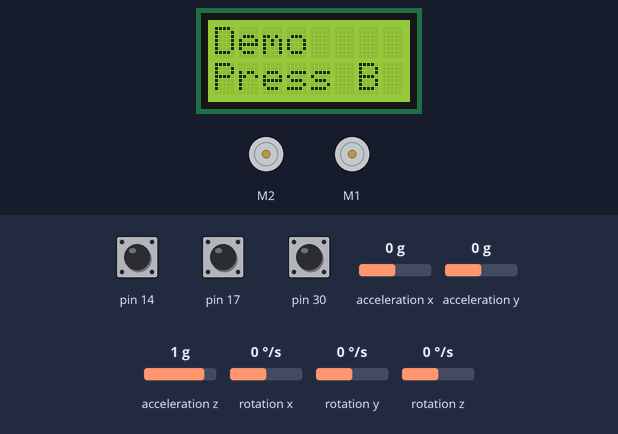
A sketch run on a simulated Arduino Leonardo, built with avr-gcc and run on an emulated ATmega32U4. On the bench: 8×2 character LCD, 2 × DC motor (green arrow = forward, orange = backward, longer = faster). The inputs (shaded band) are chosen by the test bench; at power-on: pin 30 HIGH, pin 17 HIGH, pin 14 HIGH, acceleration x 0 g, acceleration y 0 g, acceleration z 1 g, rotation x 0 °/s, rotation y 0 °/s, rotation z 0 °/s. What the sketch prints to the serial monitor is not drawn.

Above: at 0.8 s.
0.9 s: pin 30 pulled LOW for 0.15 s
At 2.2 s:
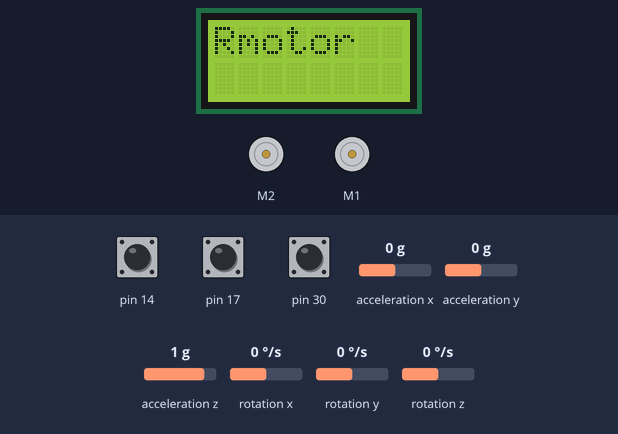
2.5 s: pin 17 pulled LOW for 0.15 s
At 3.2 s:
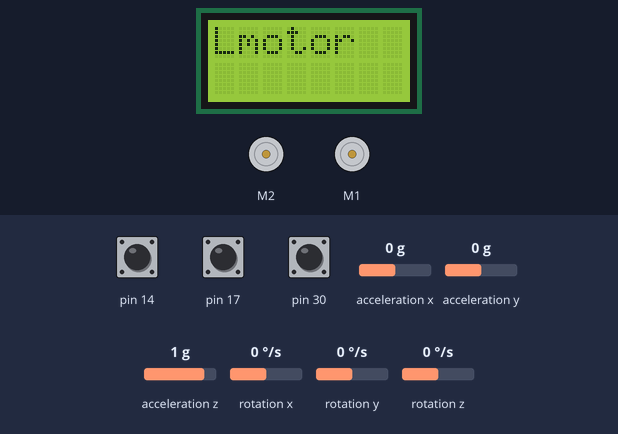
5.6 s: pin 17 pulled LOW for 1 s
At 6.8 s:
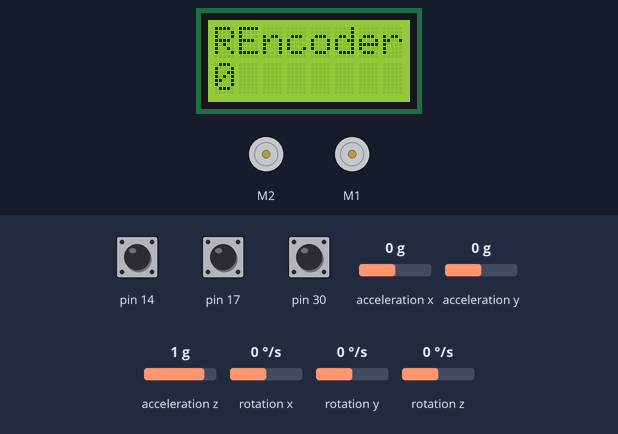
8.1 s: pin 17 pulled LOW for 0.15 s
At 8.7 s:
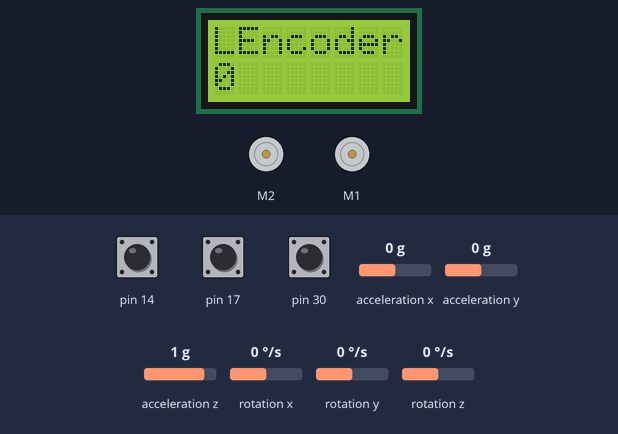
9.7 s: pin 17 pulled LOW for 3.2 s
At 10.6 s:
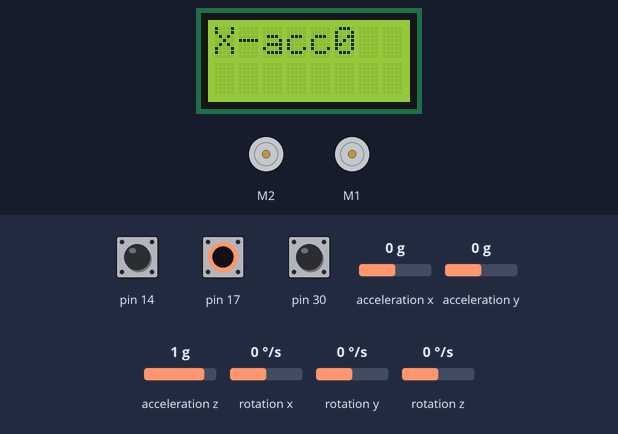
14.4 s: pin 17 pulled LOW for 0.15 s
At 15.0 s:
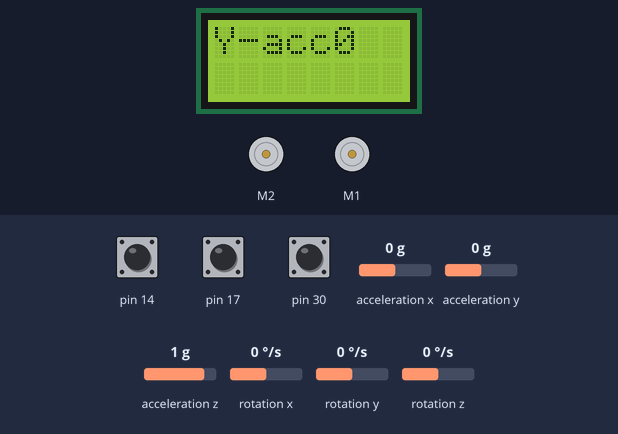
Timing chart, 0 to 17.0 s (numbered marks = the images above; inputs shaded):
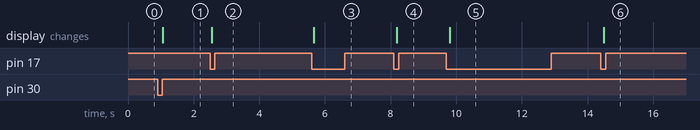

The sketch:

ME311Project.ino
```cpp
/* Student Names: M. S. and T. R.
 MicroProcessor Assignment : This assignmnet enbales the user to select items from a menu and perform various functions on the Zumo32U4 robot.
 It records acceleration in x, y and z coordinates using the LSM303 function and moves the robot forward in both Right and Left direction using motor function.
 It also records data from the encoders using encoders function and has a buzzer and an LED function.

==This project was influenced or inspired by Arduino Library examples such as BuzzerBasics, BlinkLEDs, MotorTest, Encoders and InertialSensors. */

//Inlcudes Libraries
#include <Wire.h> // for comapss function
#include <Zumo32U4.h> // all robot commands

// These objects provide access to the Zumo 32U4's
// on-board buttons.
Zumo32U4ButtonA buttonA;
Zumo32U4ButtonB buttonB;
Zumo32U4ButtonC buttonC;
Zumo32U4LCD lcd;
Zumo32U4Motors motors;
Zumo32U4Encoders encoders;
LSM303 compass;
Zumo32U4Buzzer buzzer;

// Declaring menu integer to be used in switch case statements.
int menu=1;

// A function that only runs once before all other functions.
void setup()
 {
    // Initializes communication with the compass function
    Wire.begin();
    if (!compass.init()) // if statement that alerts the user when compass is not initialized
      {
        // When Red LED is on it means the compass is not detected by the robot.
        ledRed(1);
      }
    //Enables deafult settings for compass
    compass.enableDefault();

     lcd.clear(); //clears screen
     lcd.print("Demo"); // prints message on screen
     lcd.gotoXY(0,1);
     lcd.print("Press B");

     buttonB.waitForButton(); // waits for the user to press button B

     lcd.clear();
 }

// Loop function that contains the switch statements for the menu.
void loop()
 {
    lcd.clear();
    switch (menu)

  {
    //This case is responsible for turning on the Right Motor
      case 1:

         lcd.print("Rmotor");

           if (buttonB.isPressed())
            {
                // Whenever the button B is pressed, turn on the Right Motor
                int speed=200; // Initialize speed of the motor
                motors.setRightSpeed(speed); //setting speed of the right motor
                delay(2);// adds a delay of 2 milliseconds
            }
            else
            {
                // Whenever the button is not pressed, turn off the Right Motor
                motors.setRightSpeed(0);
                delay(2);
            }

            //The getSingleDebouncedPress function only records one value and discards other signals from the buttons.
            if(buttonC.getSingleDebouncedPress())
            {
               menu=menu+1; //When button c is pressed the next item on menu is displayed
            }

            if(buttonA.getSingleDebouncedPress())
            {
               menu=9; // when button A is pressed the item 9 is displayed.
            }

          break;

  // This case is responsible for turning on the Left Motor
    case 2:

        lcd.print("Lmotor");

          if (buttonB.isPressed())
            {
                int speed=200;
                motors.setLeftSpeed(speed);
                delay(2);
            }
          else
            {
                motors.setLeftSpeed(0);
                delay(2);
            }


          if(buttonC.getSingleDebouncedPress())
            {
                menu=menu+1;
            }

          if(buttonA.getSingleDebouncedPress())
            {
                menu=menu-1;
            }

          break;

// This case is responsible for recording how many times the Right Motor moves.
    case 3:

       lcd.print("REncoder");
       lcd.gotoXY(0,1);
       lcd.print(encoders.getCountsRight()); //gets record from encoders function and prints on the screen.

          if(buttonC.getSingleDebouncedPress())
            {
               menu=menu+1;
            }

            if(buttonA.getSingleDebouncedPress())
            {
               menu=menu-1;
            }

     break;

 // This case is reponsible to record data from the Left encoder.
    case 4:

    lcd.print("LEncoder");
    lcd.gotoXY(0,1);
    lcd.print(encoders.getCountsLeft());

         if(buttonC.getSingleDebouncedPress())
           {
               menu=menu+1;
           }

           if(buttonA.getSingleDebouncedPress())
           {
              menu=menu-1;
           }

     break;

 // This case is responsible to record raw value of acceleration in the x coordinate.
    case 5:

     lcd.print("X-acc");
     compass.read(); // Reads data from the compass
     lcd.print(compass.a.x);// Prints raw value of accelerometer (of X coordinate)

         if(buttonC.getSingleDebouncedPress())
           {
              menu=menu+1;
           }

           if(buttonA.getSingleDebouncedPress())
           {
              menu=menu-1;
           }

      break;

  // This case is responsible to record raw value of acceleration in the y coordinate.
     case 6:

      lcd.print("Y-acc");
      compass.read();
      lcd.print(compass.a.y);

        if(buttonC.getSingleDebouncedPress())
          {
             menu=menu+1;
          }

          if(buttonA.getSingleDebouncedPress())
          {
             menu=menu-1;
          }

     break;

   // This case is responsible to record raw value of acceleration in the z coordinate.
    case 7:

      lcd.print("Z-acc");
      compass.read();
      lcd.print(compass.a.z);

        if(buttonC.getSingleDebouncedPress())
          {
             menu=menu+1;
          }

         if(buttonA.getSingleDebouncedPress())
          {
             menu=menu-1;
          }
    break;

 // This case is responsible to play the Buzzer when Button B is pressed.
    case 8:

      lcd.print("Buzzer");

        if (buttonB.isPressed())
         {
            buzzer.playFrequency(440, 200, 15);
         }

        if(buttonC.getSingleDebouncedPress())
         {
            menu=menu+1;
         }

         if(buttonA.getSingleDebouncedPress())
         {
            menu=menu-1;
         }

      break;

  //This case is responsible to switch on the Yellow LED when the Button B is pressed.
    case 9:

     lcd.print("YellowLED");

       if (buttonB.isPressed())
        {
           ledYellow(1);
        }
       else
        {
           ledYellow(0); // The LED switches off if Button B is nto pushed.
        }

       if(buttonC.getSingleDebouncedPress())
       {
           menu=1;
       }

       if(buttonA.getSingleDebouncedPress())
       {
           menu=menu-1;
       }

    break;

   default:
   menu = 1;

   break;
    }

   Serial.print(menu);
   delay(50);
}
```

Measured:
- after the input at 0.9 s, the display: changes after 0.16 s (image 1)
- after the input at 2.5 s, the display: changes after 0.06 s (image 2)
- after the input at 5.6 s, the display: changes after 0.06 s (image 3)
- after the input at 8.1 s, the display: changes after 0.09 s (image 4)
- after the input at 9.7 s, the display: changes after 0.11 s (image 5)
- after the input at 14.4 s, the display: changes after 0.10 s (image 6)
